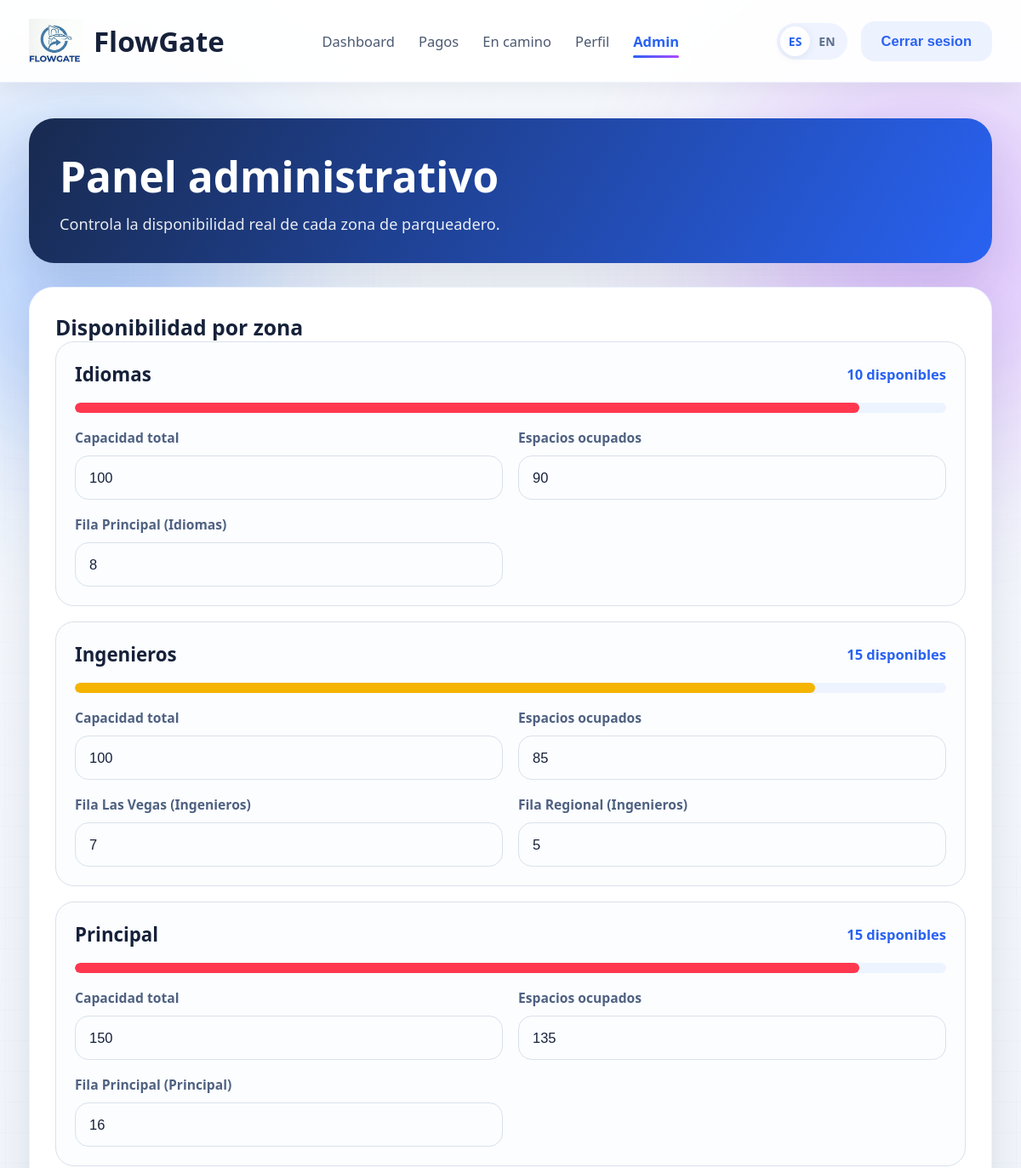
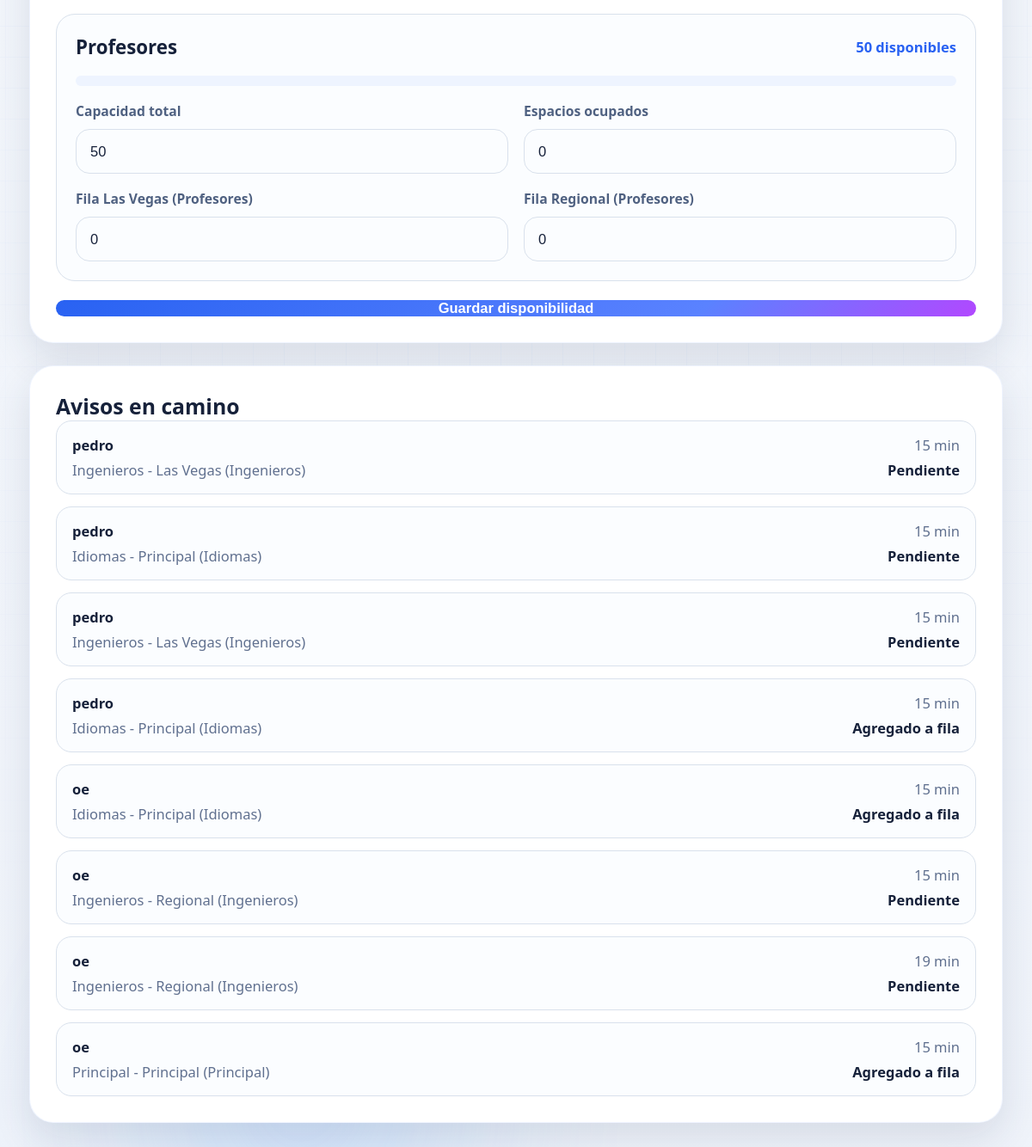
The app's page /panel-admin/ (signed in) with its own data (2 pictures, top to bottom).
### parqueadero/models.py (models this page shows, shortened)
class Parqueadero(models.Model):
    TIPO_ACCESO_CHOICES = [
        ('general', 'General'),
        ('profesores', 'Solo profesores'),
    ]
    nombre = models.CharField(max_length=100, unique=True)
    capacidad = models.IntegerField()
    ocupancia = models.IntegerField(default=0)
    tipo_acceso = models.CharField(max_length=20, choices=TIPO_ACCESO_CHOICES, default='general')

class Entrada(models.Model):
    nombre = models.CharField(max_length=100)
    parqueadero = models.ForeignKey(Parqueadero, on_delete=models.CASCADE)
    fila = models.IntegerField(default=0)  # Vehículos en fila
    class Meta:
        unique_together = ('parqueadero', 'nombre')

class AvisoEnCamino(models.Model):
    usuario = models.ForeignKey(PerfilUsuario, on_delete=models.CASCADE)
    parqueadero = models.ForeignKey(Parqueadero, on_delete=models.CASCADE)
    entrada = models.ForeignKey(Entrada, on_delete=models.CASCADE)
    eta_minutos = models.IntegerField()
    creado_en = models.DateTimeField(auto_now_add=True)
    llegada_estimada = models.DateTimeField()
    agregado_a_fila = models.BooleanField(default=False)
    cancelado = models.BooleanField(default=False)
    class Meta:
        ordering = ['-creado_en']

class PerfilUsuario(models.Model):
    TIPO_USUARIO_CHOICES = [
        ('estudiante', 'Estudiante'),
        ('profesor', 'Profesor'),
        ('trabajador', 'Trabajador'),
    ]
    user = models.OneToOneField(User, on_delete=models.CASCADE)
    telefono = models.CharField(max_length=20, blank=True)
    codigo_estudiantil = models.CharField(max_length=50, blank=True)
    tipo_usuario = models.CharField(max_length=20, choices=TIPO_USUARIO_CHOICES, default='estudiante')

### parqueadero/views/admin_panel.py (the view, shortened to what this page needs)
# urls.py: path("panel-admin/", views.admin_panel, name="admin_panel"),
@login_required(login_url="login_view")
@user_passes_test(_is_staff_user, login_url="home")
def admin_panel(request):
    lang = get_lang(request)
    process_due_arrivals()
    parqueaderos = []
    for parqueadero in Parqueadero.objects.prefetch_related("entrada_set").all().order_by("nombre"):
        disponibles = max(parqueadero.capacidad - parqueadero.ocupancia, 0)
        porcentaje = round((parqueadero.ocupancia / parqueadero.capacidad) * 100) if parqueadero.capacidad else 0
        parqueaderos.append(
            {
                "id": parqueadero.id,
                "nombre": parqueadero.nombre,
                "capacidad": parqueadero.capacidad,
                "ocupancia": parqueadero.ocupancia,
                "disponibles": disponibles,
                "porcentaje": porcentaje,
                "entradas": parqueadero.entrada_set.all().order_by("nombre"),
            }
        )
    return render(
        request,
        "parqueadero/admin_panel.html",
        {
            "lang": lang,
            "translations": TRANSLATIONS[lang],
            "parqueaderos": parqueaderos,
            "avisos_en_camino": AvisoEnCamino.objects.select_related(
                "usuario__user",
                "parqueadero",
                "entrada",
            )[:8],
        },
    )

### parqueadero/services/localization.py (called while the page is built)
def get_lang(request):
    lang = request.GET.get("lang", request.session.get("lang", "es"))
    if lang not in {"es", "en"}:
        lang = "es"
    request.session["lang"] = lang
    return lang

### parqueadero/services/parking_service.py (called while the page is built)
def process_due_arrivals():
    due_notices = AvisoEnCamino.objects.select_related("entrada").filter(
        agregado_a_fila=False,
        cancelado=False,
        llegada_estimada__lte=timezone.now(),
    )
    for notice in due_notices:
        notice.entrada.fila = max(0, notice.entrada.fila) + 1
        notice.entrada.save(update_fields=["fila"])
        notice.agregado_a_fila = True
        notice.save(update_fields=["agregado_a_fila"])

### parqueadero/views/admin_panel.py (called while the page is built)
def _is_staff_user(user):
    return user.is_authenticated and user.is_staff

### parqueadero/templates/parqueadero/admin_panel.html (shortened to what this page needs)
{% extends "parqueadero/base.html" %}
{% load static %}
{% block extra_css %}
<link rel="stylesheet" href="{% static 'parqueadero/css/admin_panel.css' %}">
{% endblock %}
{% block content %}
<section class="admin-hero animate-in" data-animate="admin-hero">
    <div>
        <h1>Panel administrativo</h1>
        <p>Controla la disponibilidad real de cada zona de parqueadero.</p>
    </div>
</section>
<section class="surface-card admin-section animate-in" data-animate="admin-availability">
    <div class="section-row">
        <h2>Disponibilidad por zona</h2>
    </div>
    <form method="post" class="admin-form">
        <div class="admin-grid">
            {% for parqueadero in parqueaderos %}
                <article class="admin-parking-card">
                    <div class="admin-card-top">
                        <h3>{{ parqueadero.nombre }}</h3>
                        <span>{{ parqueadero.disponibles }} disponibles</span>
                    </div>
                    <div class="metric-bar">
                        <div class="metric-fill {% if parqueadero.porcentaje >= 90 %}critical{% elif parqueadero.porcentaje >= 70 %}warning{% else %}positive{% endif %}" style="width: {{ parqueadero.porcentaje }}%"></div>
                    </div>
                    <div class="admin-form-grid">
                        <div class="form-group">
                            <label for="capacidad_{{ parqueadero.id }}">Capacidad total</label>
                            <input type="number" id="capacidad_{{ parqueadero.id }}" name="capacidad_{{ parqueadero.id }}" min="0" value="{{ parqueadero.capacidad }}">
                        </div>
                        <div class="form-group">
                            <label for="ocupancia_{{ parqueadero.id }}">Espacios ocupados</label>
                            <input type="number" id="ocupancia_{{ parqueadero.id }}" name="ocupancia_{{ parqueadero.id }}" min="0" max="{{ parqueadero.capacidad }}" value="{{ parqueadero.ocupancia }}">
                        </div>
                    </div>
                    {% if parqueadero.entradas %}
                        <div class="admin-entry-grid">
                            {% for entrada in parqueadero.entradas %}
                                <div class="form-group">
                                    <label for="fila_{{ entrada.id }}">Fila {{ entrada.nombre }}</label>
                                    <input type="number" id="fila_{{ entrada.id }}" name="fila_{{ entrada.id }}" min="0" value="{{ entrada.fila }}">
                                </div>
                            {% endfor %}
                        </div>
                    {% endif %}
                </article>
            {% endfor %}
        </div>
        <button type="submit" class="primary-action">Guardar disponibilidad</button>
    </form>
</section>
<section class="surface-card admin-section animate-in" data-animate="admin-notices">
    <div class="section-row">
        <h2>Avisos en camino</h2>
    </div>
    {% if avisos_en_camino %}
        <div class="notice-list">
            {% for aviso in avisos_en_camino %}
                <article class="notice-item">
                    <div>
                        <strong>{{ aviso.usuario.user.username }}</strong>
                        <p>{{ aviso.parqueadero.nombre }} - {{ aviso.entrada.nombre }}</p>
                    </div>
                    <div class="notice-meta">
                        <span>{{ aviso.eta_minutos }} min</span>
                        <strong>{% if aviso.agregado_a_fila %}Agregado a fila{% else %}Pendiente{% endif %}</strong>
                    </div>
                </article>
            {% endfor %}
        </div>
    {% else %}
        <p class="empty-copy">No hay avisos en camino registrados.</p>
    {% endif %}
</section>
{% endblock %}

### parqueadero/templates/parqueadero/base.html (shortened to what this page needs)
{% load static %}
<!DOCTYPE html>
<html lang="{{ lang|default:'es' }}">
<head>
    <link rel="stylesheet" href="{% static 'parqueadero/css/base.css' %}">
    {% block extra_css %}{% endblock %}
</head>
<body>
    <div class="page-background" aria-hidden="true">
        <div class="bg-orb bg-orb-left"></div>
        <div class="bg-orb bg-orb-right"></div>
    </div>
    <nav class="navbar">
        <div class="navbar-content">
            <a href="{% url 'home' %}?lang={{ lang }}" class="navbar-brand">
                <img class="brand-logo" src="{% static 'parqueadero/img/logo.png' %}" alt="FlowGate logo">
                <span>FlowGate</span>
            </a>
            <ul class="navbar-menu">
                <li><a href="{% url 'home' %}?lang={{ lang }}" class="nav-link {% if request.resolver_match.url_name == 'home' %}active{% endif %}">{{ translations.dashboard }}</a></li>
                <li><a href="{% url 'payments' %}?lang={{ lang }}" class="nav-link {% if request.resolver_match.url_name == 'payments' %}active{% endif %}">{{ translations.payments }}</a></li>
                {% if user.is_authenticated %}
                    <li><a href="{% url 'heading' %}?lang={{ lang }}" class="nav-link {% if request.resolver_match.url_name == 'heading' %}active{% endif %}">{{ translations.on_the_way }}</a></li>
                    <li><a href="{% url 'profile' %}?lang={{ lang }}" class="nav-link {% if request.resolver_match.url_name == 'profile' %}active{% endif %}">{{ translations.profile }}</a></li>
                    {% if user.is_staff %}
                        <li><a href="{% url 'admin_panel' %}?lang={{ lang }}" class="nav-link {% if request.resolver_match.url_name == 'admin_panel' %}active{% endif %}">Admin</a></li>
                    {% endif %}
                {% endif %}
            </ul>
            <div class="nav-actions">
                <div class="language-selector">
                    <a href="{{ request.path }}?lang=es" class="{% if lang == 'es' %}active{% endif %}">ES</a>
                    <a href="{{ request.path }}?lang=en" class="{% if lang == 'en' %}active{% endif %}">EN</a>
                </div>
                {% if user.is_authenticated %}
                    <form class="inline-form" method="post" action="{% url 'logout_view' %}">
                        <button type="submit" class="nav-button secondary">{{ translations.logout }}</button>
                    </form>
                {% else %}
                    <a href="{% url 'login_view' %}?lang={{ lang }}" class="nav-button primary">{{ translations.login }}</a>
                {% endif %}
            </div>
        </div>
    </nav>
    <main class="container page-shell">
        {% block content %}{% endblock %}
    </main>
</body>
</html>

### parqueadero/static/parqueadero/css/admin_panel.css (style rules this page uses)
.admin-hero { background: linear-gradient(120deg, #182a4f, var(--primary)); border-radius: 30px; box-shadow: var(--shadow); color: #fff; margin-bottom: 28px; padding: 34px 36px; }
.admin-hero h1 { font-size: 3rem; margin-bottom: 10px; }
.admin-hero p { font-size: 1.1rem; opacity: 0.9; }
.admin-section { margin-bottom: 26px; padding: 30px; }
.admin-form { display: grid; gap: 22px; }
.admin-grid { display: grid; gap: 18px; }
.admin-parking-card { background: #fbfdff; border: 1px solid var(--line); border-radius: 22px; display: grid; gap: 18px; padding: 22px; }
.admin-card-top { align-items: center; display: flex; justify-content: space-between; gap: 18px; }
.admin-card-top h3 { font-size: 1.35rem; }
.admin-card-top span { color: var(--primary); font-weight: 800; }
.admin-entry-grid, .admin-form-grid, .admin-create-grid { display: grid; gap: 18px; grid-template-columns: repeat(2, minmax(0, 1fr)); }
.metric-bar { background: #eef4ff; border-radius: 999px; height: 12px; overflow: hidden; }
.metric-fill { border-radius: inherit; height: 100%; }
.metric-fill.warning { background: var(--warning); }
.metric-fill.critical { background: var(--danger); }
.notice-list { display: grid; gap: 14px; }
.notice-item { align-items: center; background: #fbfdff; border: 1px solid var(--line); border-radius: 18px; display: flex; justify-content: space-between; gap: 18px; padding: 16px 18px; }
.notice-item p { color: var(--muted); margin-top: 6px; }
.notice-meta { display: grid; gap: 6px; justify-items: end; }
.notice-meta span { color: var(--muted); }

### records on screen
Parqueadero: nombre "Idiomas"
Entrada: nombre "Principal (Idiomas)", fila "8"
Parqueadero: nombre "Ingenieros"
Entrada: nombre "Las Vegas (Ingenieros)", fila "7"
Entrada: nombre "Regional (Ingenieros)", fila "5"
Parqueadero: nombre "Principal"
Entrada: nombre "Principal (Principal)", fila "16"
Parqueadero: nombre "Profesores"
Entrada: nombre "Las Vegas (Profesores)", fila "0"
Entrada: nombre "Regional (Profesores)", fila "0"
AvisoEnCamino: usuario.user.username "pedro", parqueadero.nombre "Ingenieros", entrada.nombre "Las Vegas (Ingenieros)", eta_minutos "15", agregado_a_fila "Pendiente"
AvisoEnCamino: usuario.user.username "pedro", parqueadero.nombre "Idiomas", entrada.nombre "Principal (Idiomas)", eta_minutos "15", agregado_a_fila "Pendiente"
AvisoEnCamino: usuario.user.username "pedro", parqueadero.nombre "Ingenieros", entrada.nombre "Las Vegas (Ingenieros)", eta_minutos "15", agregado_a_fila "Pendiente"
AvisoEnCamino: usuario.user.username "pedro", parqueadero.nombre "Idiomas", entrada.nombre "Principal (Idiomas)", eta_minutos "15", agregado_a_fila "Agregado a fila"
AvisoEnCamino: usuario.user.username "oe", parqueadero.nombre "Idiomas", entrada.nombre "Principal (Idiomas)", eta_minutos "15", agregado_a_fila "Agregado a fila"
AvisoEnCamino: usuario.user.username "oe", parqueadero.nombre "Ingenieros", entrada.nombre "Regional (Ingenieros)", eta_minutos "15", agregado_a_fila "Pendiente"
AvisoEnCamino: usuario.user.username "oe", parqueadero.nombre "Ingenieros", entrada.nombre "Regional (Ingenieros)", eta_minutos "19", agregado_a_fila "Pendiente"
AvisoEnCamino: usuario.user.username "oe", parqueadero.nombre "Principal", entrada.nombre "Principal (Principal)", eta_minutos "15", agregado_a_fila "Agregado a fila"

### other values on screen
{{ translations.dashboard }} "Dashboard"
{{ translations.payments }} "Pagos"
{{ translations.on_the_way }} "En camino"
{{ translations.profile }} "Perfil"
{{ translations.logout }} "Cerrar sesion"
{{ parqueadero.disponibles }} "10" "15" "15" "50"
